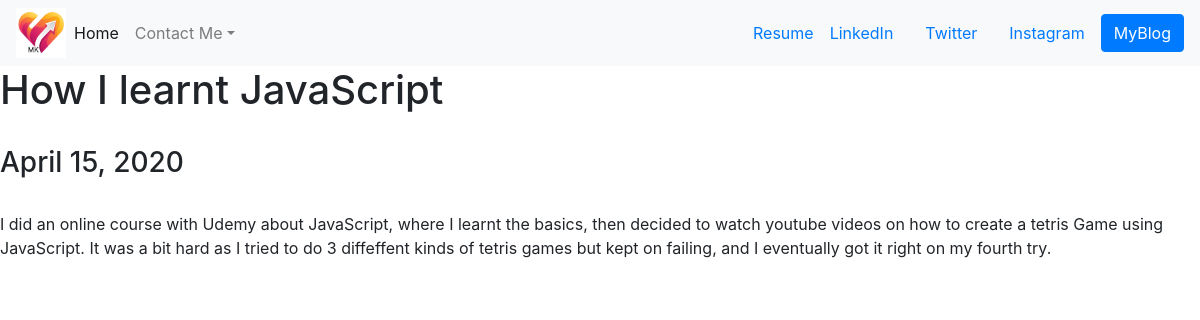
The app's page /blog/4/ with its own data.
### blog/models.py (models this page shows, shortened)
class MyBlock(models.Model):
    title = models.CharField(max_length=100)
    date = models.DateField()
    description = models.TextField()

### blog/views.py (the view)
# urls.py: path('<int:blog_id>/',views.detail, name='detail' ),
def detail(request, blog_id):
    blog = get_object_or_404(MyBlock,pk = blog_id)
    return render(request,'blog/detail.html',{'blog':blog})

### blog/templates/blog/detail.html
{% extends 'portfolio/base.html' %}
{% block content %}
  <h1>{{ blog.title }}</h1>
  <br>
  <h3>{{ blog.date }}</h3>
  <br>
  {{ blog.description }}
{% endblock %}

### records on screen
MyBlock: title "How I learnt JavaScript", date "April 15, 2020", description "I did an online course with Udemy about JavaScript, where I learnt the basics, then decided to watch youtube videos on how to create a tetris Game using JavaScript. It was a bit hard as I tried to do 3 diffeffent kinds of tetris games but kept on failing, and I eventually got it right on my fourth try."
